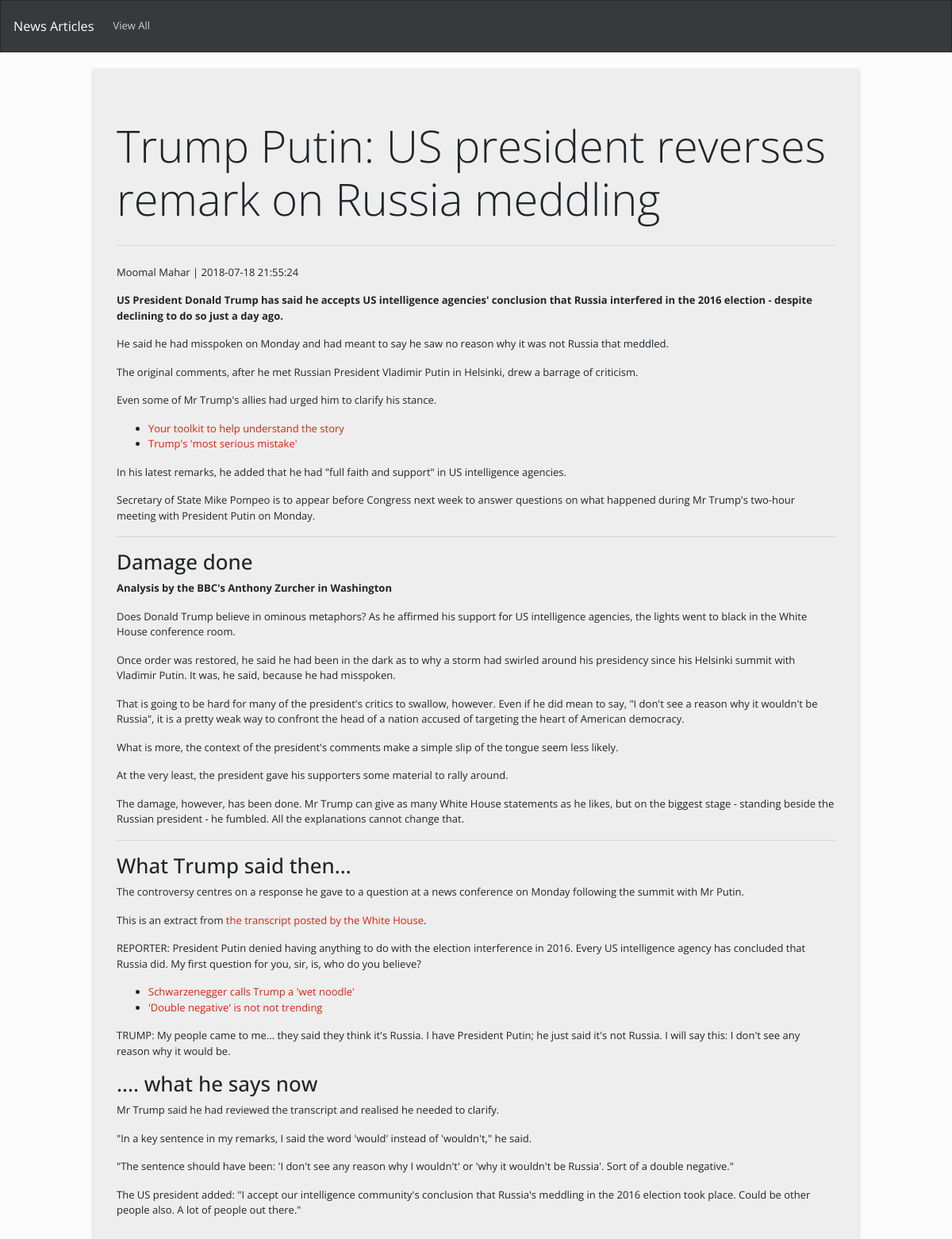
/article.php?article=16, run on the app's committed database.
### tables this page shows
CREATE TABLE `articles` (
  `articleId` int(11) NOT NULL AUTO_INCREMENT,
  `title` text,
  `articleText` longtext,
  `createdAt` datetime DEFAULT CURRENT_TIMESTAMP,
  `createdBy` varchar(50) DEFAULT NULL,
  `isActive` tinyint(4) DEFAULT '0',
  `articleOrder` int(11) DEFAULT NULL,
  PRIMARY KEY (`articleId`)
);

### classes/Config.php (called while the page is built, shortened)
<?php
class Config {
    private $_host = 'localhost';
    private $_username = 'root';
    private $_password = 'root';
    private $_database = 'newsarticledatabase';
    protected $connection;
    public function __construct() {
        if (!isset($this->connection)) {
            $this->connection = new mysqli($this->_host, $this->_username, $this->_password, $this->_database);
        }
        return $this->connection;
    }
}
?>

### classes/Articles.php (called while the page is built, shortened)
<?php
include 'Config.php';
class Articles extends Config {
    public function readAll($table, $rows = '*', $where = null, $order = null, $limit = null) {
        $q = 'SELECT ' . $rows . ' FROM ' . $table;
        if ($where != null)
        {  $q .= ' WHERE ' . $where;}
        $result = $this->connection->query($q);
        if ($result) {
            $rows = array();
            while ($row = $result->fetch_assoc()) {
                $rows[] = $row;
            }
            return $rows;
        } else {
            return false;
        }
    }
    public function escape_string($text) {
        return $this->connection->real_escape_string($text);
    }
}

### article.php (the view, shortened to what this page needs)
<?php
include_once 'layout/header.php';
if (isset($_GET['article']) && $_GET['article'] != '') {
$id = $articles->escape_string($_GET['article']);
$result = $articles->readAll('articles','*','isActive = 1 and articleID =' . $id);
?>
    <div class="container-fluid margintop">
    <div class="row" >
        <div class='col-lg-1' ></div>
        <div class='col-lg-10' >
            <div class="jumbotron">
                <?php
                foreach ($result as $key => $res) {
               echo ' <h4 class="display-4">'.$res['title'] .'</h4>
                    <hr class="my-4">
                   <p>'. $res['createdBy']. ' | '. $res['createdAt']. '</p>
                <p class="lead">'. $res['articleText']. '</p>';
                }?>
            </div>
        </div>
        <div class='col-lg-1' ></div>
    </div>
</div>
    <?php
}
 include 'layout/footer.php';

### layout/header.php (style rules this page uses)
.margintop { margin-top: 20px }

### data on the page
articles: title "Trump Putin: US president reverses remark on Russia meddling", createdBy "Moomal Mahar", createdAt "2018-07-18 21:55:24", articleText "US President Donald Trump has said he accepts US intelligence agencies' conclusion that Russia interfered in the 2016 election - despite declining to do so just a day ago. He said he had misspoken on Monday and had meant to say he saw no reason why it was not Russia that meddled. The original comments, after he met Russian President Vladimir Putin in Helsinki, drew a barrage of criticism. Even some of Mr Trump's allies had urged him to clarify his stance. Your toolkit to help understand the story Trump's 'most serious mistake' In his latest remarks, he added that he had \"full faith and support\" in US intelligence agencies. Secretary of State Mike Pompeo is to appear before Congress next…"
